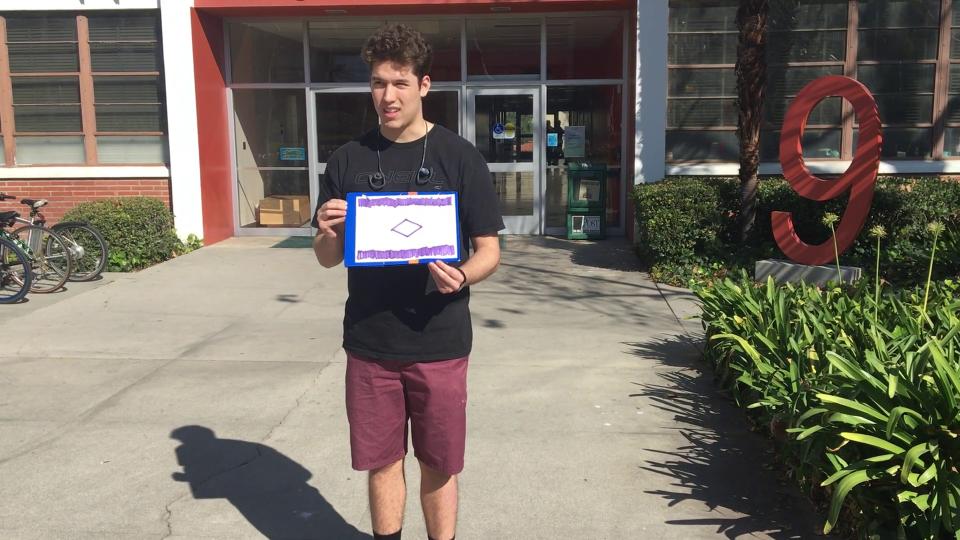
#> input picture frame 19 of CNN_SYS/Test1.mp4, 1920 x 1080 px, given in place of the camera (shown at 1/2 size)
$ python 'UGV Ball Code.py'
#> lines starting #> are read from the running program, lines starting #| are printed output that depends on the picture; after the words box and inside, x2 and y2 are one past the last pixel; in counts of white or black regions, pixels touching at a corner belong together
# import the necessary packages
import numpy as np
import argparse
import cv2
import time

cap = cv2.VideoCapture(0)


while(True):
	# Capture frame-by-frame
    ret, frame = cap.read()
#> frame is the input picture: shape (1080, 1920, 3); mean B, G, R 99, 110, 117.3
    hsv = cv2.cvtColor(frame, cv2.COLOR_BGR2HLS)
#> hsv: shape (1080, 1920, 3); mean of channels 0, 1, 2 50.3, 109, 52.7
    lowh = np.array([0, 156, 138])
    upph = np.array([65, 255, 255])
    mask = cv2.inRange(hsv, lowh, upph)
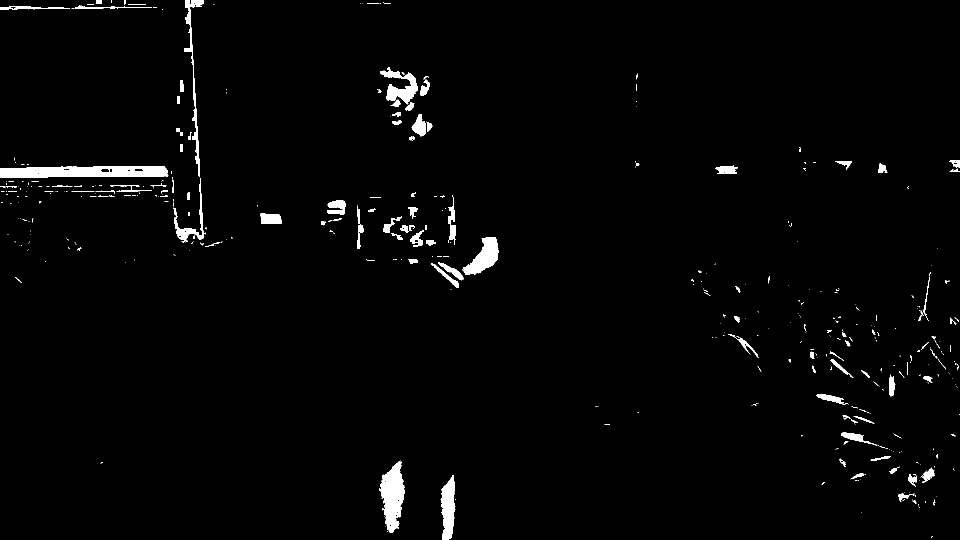
#> mask: shape (1080, 1920) (shown at 1/2 size); 1.9% white; 483 white regions (362 under 20 px), largest, box (x1, y1, x2, y2) and area: (0, 333, 337, 355) 6457, (758, 922, 810, 1066) 4402, (924, 474, 997, 550) 2741
    edges = cv2.Canny(mask,150,200)
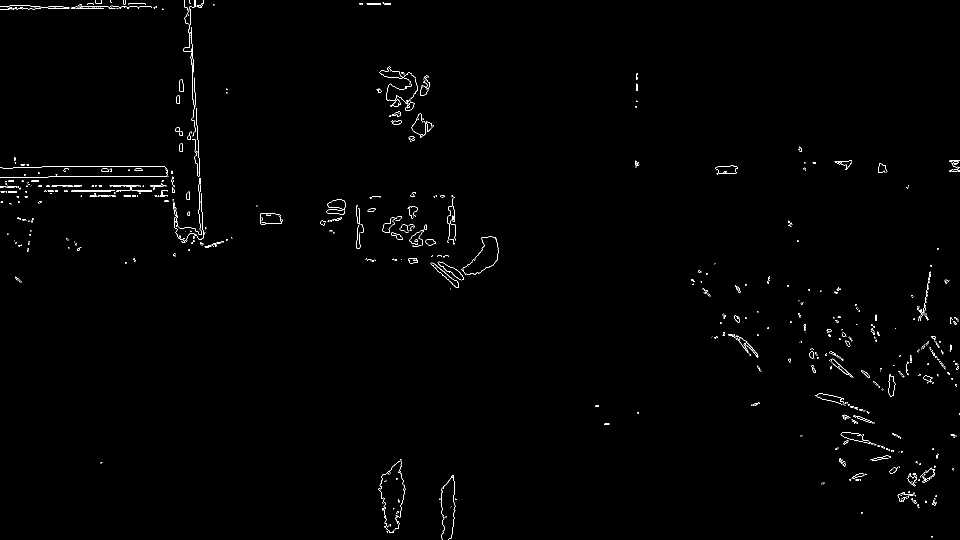
#> edges: shape (1080, 1920) (shown at 1/2 size); 0.66% white in thin lines or dots
    ret,thresh = cv2.threshold(mask, 40, 255, 0)
	# load the image, clone it for output, and then convert it to grayscale

    radius = 24.324324324324326
    ksize = int(6 * round(radius) + 1)
    output = frame.copy()

    res2=cv2.GaussianBlur(thresh,(ksize, ksize), round(radius))
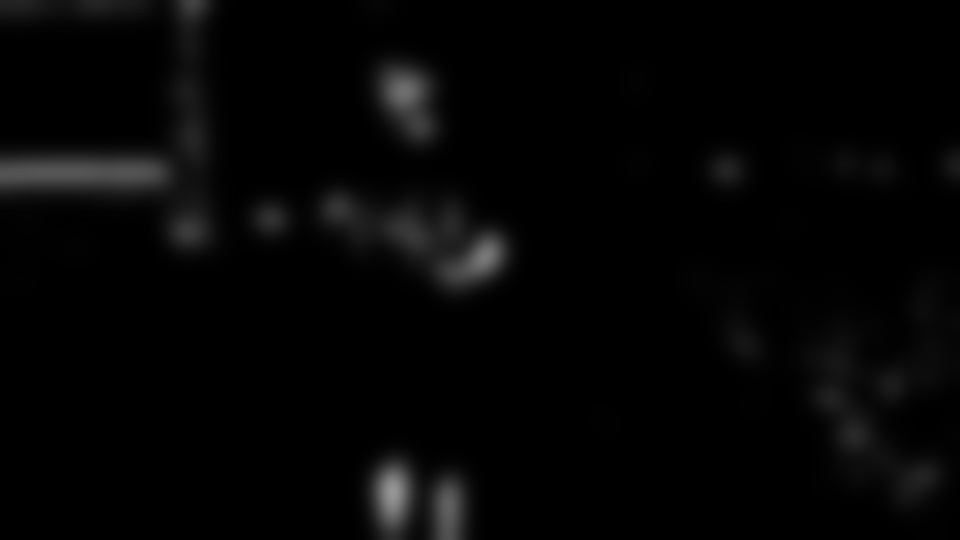
#> res2: shape (1080, 1920) (shown at 1/2 size); min 0, max 150, mean 4.9


	# detect circles in the image
    circles = cv2.HoughCircles(res2, cv2.HOUGH_GRADIENT, 1, 200, param1=30, param2=35, minRadius=0, maxRadius=0)
#> circles = None
	# print circles

	# ensure at least some circles were found
    if circles is not None:
		# convert the (x, y) coordinates and radius of the circles to integers
        circles = np.round(circles[0, :]).astype("int")

	# loop over the (x, y) coordinates and radius of the circles
        for (x, y, r) in circles:
            cv2.circle(output, (x, y), r, (0, 255, 0), 4)
            cv2.rectangle(output, (x - 5, y - 5), (x + 5, y + 5), (0, 128, 255), -1)
	    #time.sleep(0.5)
            print ("X coordinate:")
            print (x)
            print ("Y coordinate: ")
            print (y)
            print ("Radius is: ")
            print (r)


    cv2.imshow('gray',res2)
    cv2.imshow('frame',output)
    if cv2.waitKey(1) & 0xFF == ord('q'):
#> (key q is pressed here)
         break


# When everything done, release the capture

cap.release()
cv2.destroyAllWindows()

$ run again, starting later in the video
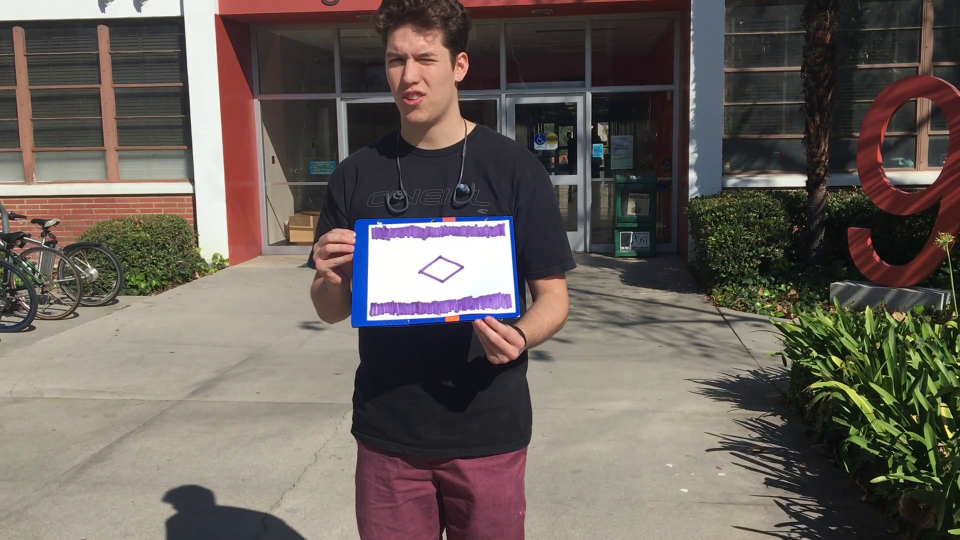
#> input picture frame 88 of CNN_SYS/Test1.mp4, 1920 x 1080 px, given in place of the camera (shown at 1/2 size)
#> frame is the input picture: shape (1080, 1920, 3); mean B, G, R 89.2, 95.7, 104.1
#> hsv: shape (1080, 1920, 3); mean of channels 0, 1, 2 54.5, 97, 48.3
#> `mask = cv2.inRange(hsv, lowh, upph)`:
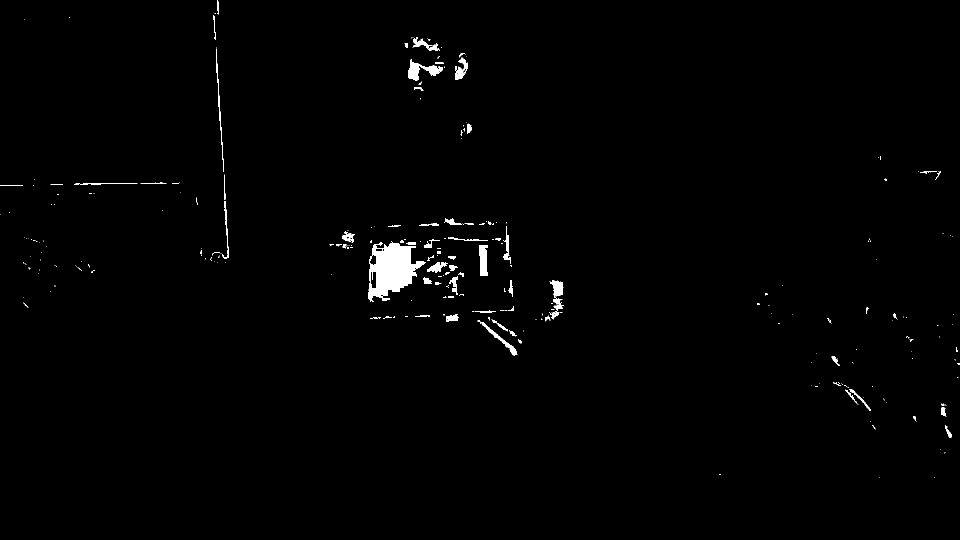
#> mask: shape (1080, 1920) (shown at 1/2 size); 1% white; 302 white regions (223 under 20 px), largest, box (x1, y1, x2, y2) and area: (736, 482, 852, 604) 7945, (816, 119, 886, 162) 1175, (1100, 561, 1128, 639) 979
#> edges: shape (1080, 1920); 0.38% white in thin lines or dots, all inside (x1, y1, x2, y2) = (0, 0, 1920, 957)
#> `circles = cv2.HoughCircles(res2, cv2.HOUGH_GRADIENT, 1, 200, param1=30..`: circles = [[792.5, 536.5, 53.1]]
#> `circles = np.round(circles[0, :]).astype("int")`: circles = [[792, 536, 53]]
#> the loop `for (x, y, r) in circles:` made 1 pass
#> (printed output is left out)
#> after the loop `for (x, y, r) in circles:`:
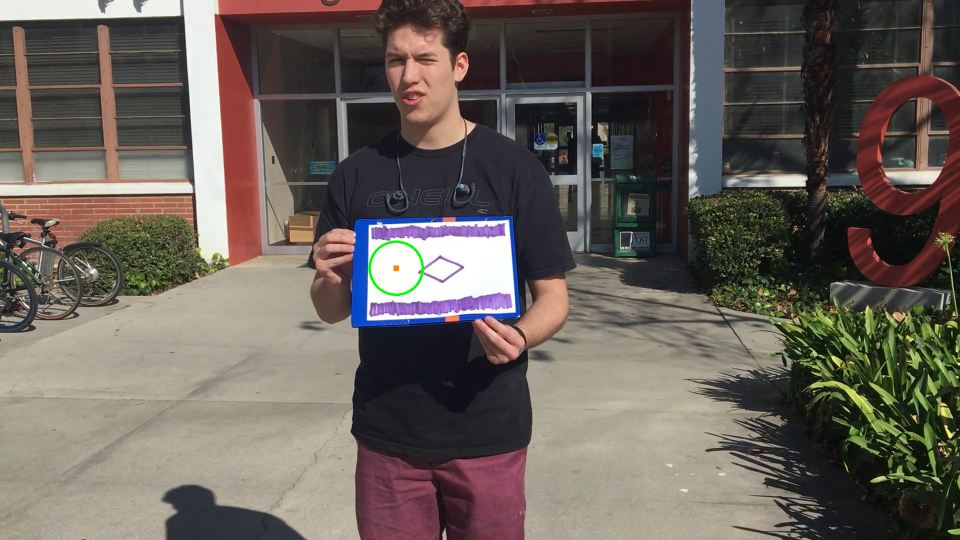
#> output: shape (1080, 1920, 3) (shown at 1/2 size); 0.09% of pixels changed, all inside (x1, y1, x2, y2) = (737, 481, 848, 592)

$ run again, starting later in the video
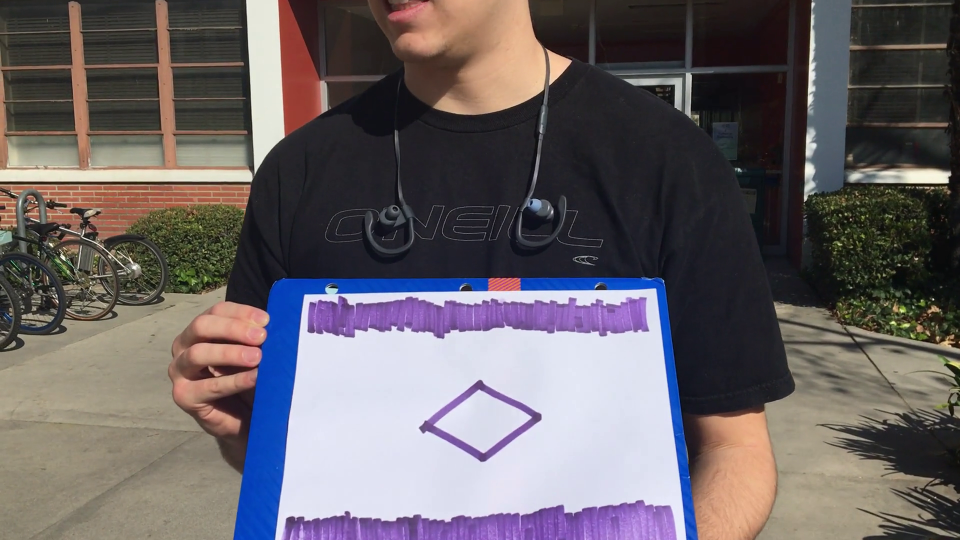
#> input picture frame 156 of CNN_SYS/Test1.mp4, 1920 x 1080 px, given in place of the camera (shown at 1/2 size)
#> frame is the input picture: shape (1080, 1920, 3); mean B, G, R 101.9, 98.5, 105.2
#> hsv: shape (1080, 1920, 3); mean of channels 0, 1, 2 72.2, 102.8, 60.8
#> `mask = cv2.inRange(hsv, lowh, upph)`:
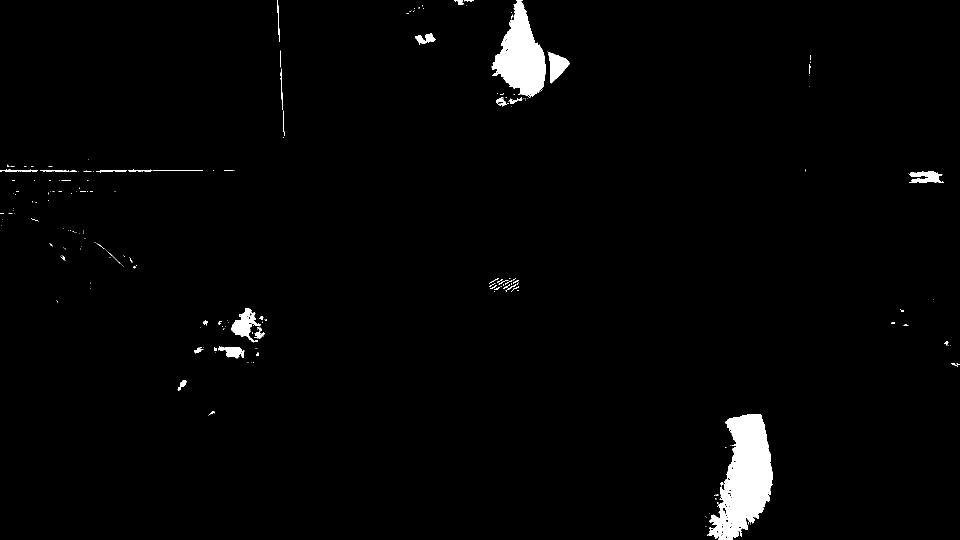
#> mask: shape (1080, 1920) (shown at 1/2 size); 1.9% white; 241 white regions (191 under 20 px), largest, box (x1, y1, x2, y2) and area: (1417, 828, 1546, 1080) 19149, (983, 0, 1091, 194) 11543, (462, 616, 522, 685) 1687
#> edges: shape (1080, 1920); 0.32% white in thin lines or dots
#> `circles = cv2.HoughCircles(res2, cv2.HOUGH_GRADIENT, 1, 200, param1=30..`: circles = [[1373.5, 920.5, 160.8], [1045.5, 123.5, 63.3], [1173.5, 969.5, 268.4]]
#> `circles = np.round(circles[0, :]).astype("int")`: circles = [[1374, 920, 161], [1046, 124, 63], [1174, 970, 268]]
#> the loop `for (x, y, r) in circles:` made 3 passes
#> (printed output is left out)
#> after the loop `for (x, y, r) in circles:`:
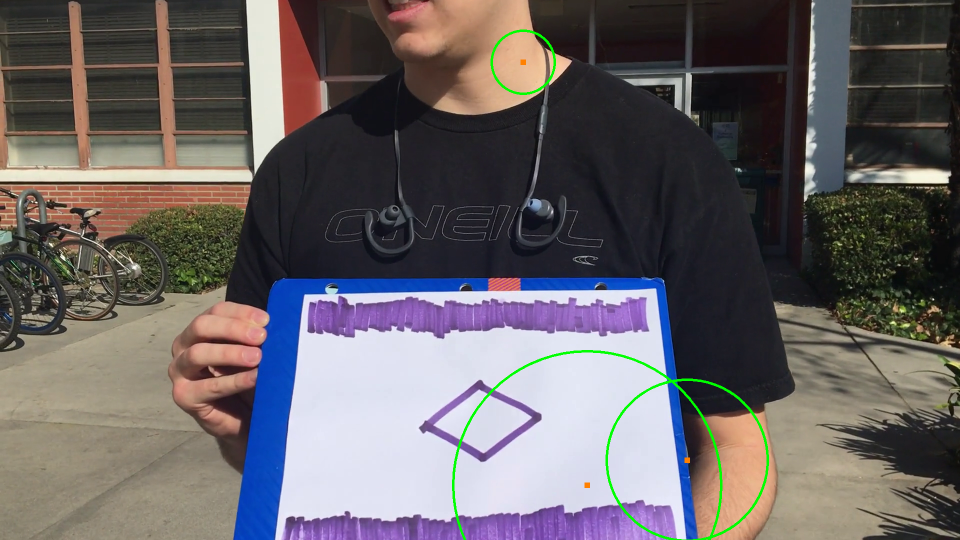
#> output: shape (1080, 1920, 3) (shown at 1/2 size); 0.6% of pixels changed, all inside (x1, y1, x2, y2) = (904, 59, 1538, 1080)
